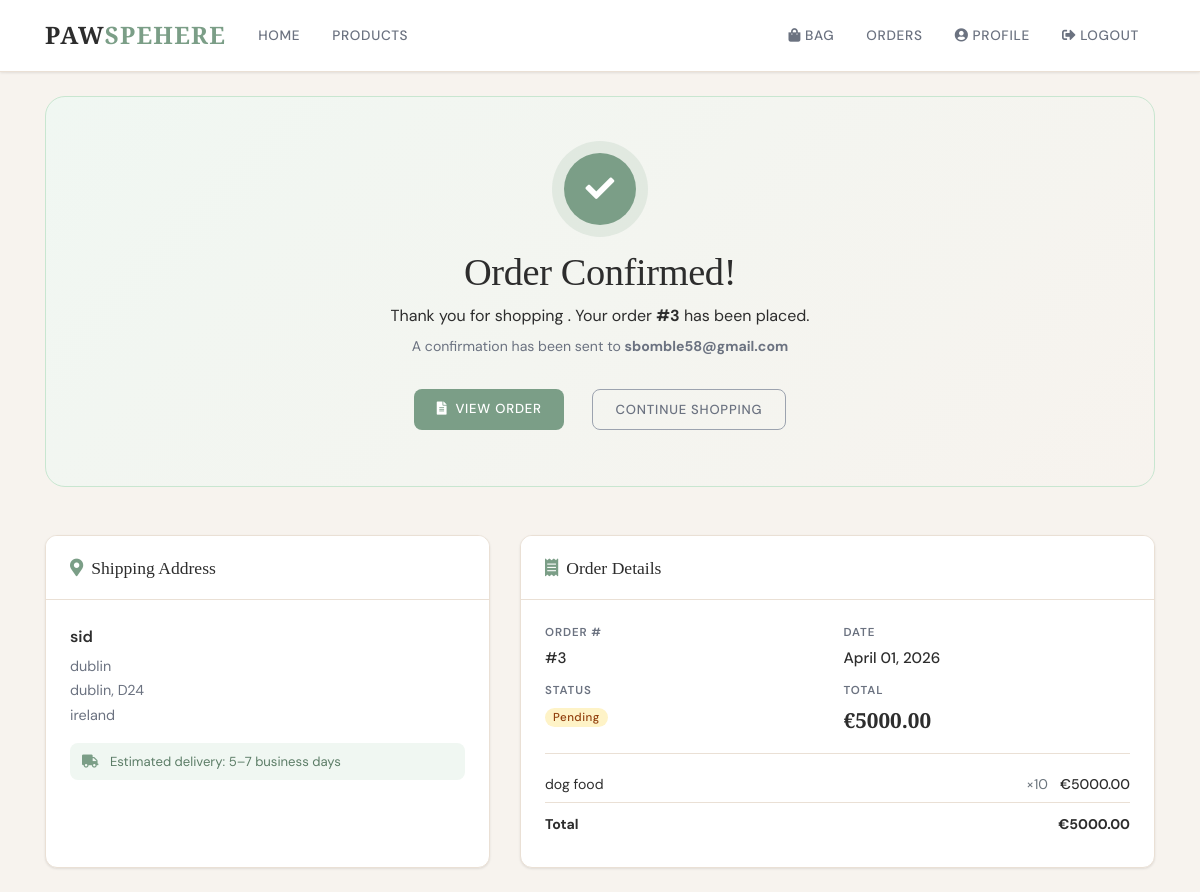
The page /cart/order/confirmation/3/ (signed in) on the database its author committed.
### cart/models.py (models this page shows, shortened)
class Order(models.Model):
    STATUS_CHOICES = (
        ('pending', 'Pending'),
        ('processing', 'Processing'),
        ('shipped', 'Shipped'),
        ('delivered', 'Delivered'),
        ('cancelled', 'Cancelled'),
    )
    user = models.ForeignKey(User, on_delete=models.CASCADE)
    full_name = models.CharField(max_length=100)
    email = models.EmailField()
    address = models.CharField(max_length=250)
    city = models.CharField(max_length=100)
    postal_code = models.CharField(max_length=20)
    country = models.CharField(max_length=100)
    created = models.DateTimeField(auto_now_add=True)
    updated = models.DateTimeField(auto_now=True)
    status = models.CharField(max_length=20, choices=STATUS_CHOICES, default='pending')
    total_price = models.DecimalField(max_digits=10, decimal_places=2)
    class Meta:
        ordering = ['-created']

class OrderItem(models.Model):
    order = models.ForeignKey(Order, related_name='items', on_delete=models.CASCADE)
    product = models.ForeignKey(Product, on_delete=models.CASCADE)
    price = models.DecimalField(max_digits=10, decimal_places=2)
    quantity = models.PositiveIntegerField(default=1)
    def get_total_price(self):
        return self.price * self.quantity

### products/models.py (models this page shows, shortened)
class Product(models.Model):
    name = models.CharField(max_length=200)
    description = models.TextField()
    price = models.DecimalField(max_digits=10, decimal_places=2)
    category = models.ForeignKey(
        Category,
        on_delete=models.CASCADE,
        related_name="products",
    )
    materials = models.CharField(max_length=255)
    image = models.ImageField(
        upload_to="product_images",
        default="default_product.jpg",
    )
    seller = models.ForeignKey(User, on_delete=models.CASCADE)
    date_posted = models.DateTimeField(auto_now_add=True)
    in_stock = models.BooleanField(default=True)

### cart/views.py (the view)
# urls.py: path('order/confirmation/<int:order_id>/', views.order_confirmation, name='order-confirmation'),
@login_required
def order_confirmation(request, order_id):
    order = get_object_or_404(Order, id=order_id, user=request.user)
    context = {
        'order': order,
        'title': 'Order Confirmation'
    }
    return render(request, 'cart/order_confirmation.html', context)

### cart/context_processors.py (called while the page is built)
def cart_counter(request):
    if request.user.is_authenticated:
        cart_count = CartItem.objects.filter(user=request.user).count()
        return {'cart_count': cart_count}
    return {'cart_count': 0}

### templates/cart/order_confirmation.html (shortened to what this page needs)
{% extends "base.html" %}
{% block content %}
<div class="confirmation-hero">
    <div class="confirmation-icon-wrap">
        <div class="confirmation-icon"><i class="fas fa-check"></i></div>
    </div>
    <h1 class="confirmation-title">Order Confirmed!</h1>
    <p class="confirmation-sub">Thank you for shopping . Your order <strong>#{{ order.id }}</strong> has been placed.</p>
    <p class="confirmation-email">A confirmation has been sent to <strong>{{ order.email }}</strong></p>
    <div class="confirmation-actions">
        <a href="{% url 'order-detail' order.id %}" class="btn btn-primary mr-3">
            <i class="fas fa-file-alt mr-2"></i>View Order
        </a>
        <a href="{% url 'products' %}" class="btn btn-outline-secondary">
            Continue Shopping
        </a>
    </div>
</div>
<div class="row mt-5">
    <div class="col-md-5 mb-4">
        <div class="card h-100">
            <div class="card-header">
                <i class="fas fa-map-marker-alt mr-2" style="color:var(--sage);"></i>Shipping Address
            </div>
            <div class="card-body">
                <p class="confirm-name">{{ order.full_name }}</p>
                <p class="confirm-address">
                    {{ order.address }}<br>
                    {{ order.city }}, {{ order.postal_code }}<br>
                    {{ order.country }}
                </p>
                <div class="delivery-estimate">
                    <i class="fas fa-truck mr-2" style="color:var(--sage);"></i>
                    Estimated delivery: 5–7 business days
                </div>
            </div>
        </div>
    </div>
    <div class="col-md-7 mb-4">
        <div class="card h-100">
            <div class="card-header">
                <i class="fas fa-receipt mr-2" style="color:var(--sage);"></i>Order Details
            </div>
            <div class="card-body">
                <div class="order-info-grid">
                    <div class="order-info-item">
                        <span class="info-label">Order #</span>
                        <span class="info-value">#{{ order.id }}</span>
                    </div>
                    <div class="order-info-item">
                        <span class="info-label">Date</span>
                        <span class="info-value">{{ order.created|date:"F d, Y" }}</span>
                    </div>
                    <div class="order-info-item">
                        <span class="info-label">Status</span>
                        <span class="info-value"><span class="badge badge-warning">{{ order.get_status_display }}</span></span>
                    </div>
                    <div class="order-info-item">
                        <span class="info-label">Total</span>
                        <span class="info-value total-val">€{{ order.total_price }}</span>
                    </div>
                </div>
                <div class="confirm-items mt-3">
                    {% for item in order.items.all %}
                    <div class="confirm-item">
                        <span class="confirm-item-name">{{ item.product.name }}</span>
                        <span class="confirm-item-qty text-muted">×{{ item.quantity }}</span>
                        <span class="confirm-item-price">€{{ item.get_total_price }}</span>
                    </div>
                    {% endfor %}
                    <div class="confirm-item confirm-total-row">
                        <span><strong>Total</strong></span>
                        <span><strong>€{{ order.total_price }}</strong></span>
                    </div>
                </div>
            </div>
        </div>
    </div>
</div>
{% endblock content %}

### templates/base.html (style rules this page uses)
:root { --cream: #F7F3EE; --white: #FFFFFF; --sage: #7B9E87; --sage-light: #A8C4B0; --sage-dark: #5C7D67; --terracotta: #C17F5A; --terracotta-light: #D4956E; --sand: #E8D5BA; --sand-light: #F2E8D9; --charcoal: #2D2D2D; --gray-600: #6B7280; --gray-400: #9CA3AF; --gray-200: #E5E7EB; --border: #EAE0D5; --shadow-sm: 0 1px 3px rgba(0,0,0,0.06), 0 1px 2px rgba(0,0,0,0.04); --shadow-md: 0 4px 12px rgba(0,0,0,0.08); --shadow-lg: 0 10px 30px rgba(0,0,0,0.10); --radius: 12px; --radius-sm: 8px; }
* { box-sizing: border-box; margin: 0; padding: 0; }
html { scroll-behavior: smooth; }
body { background-color: var(--cream); font-family: 'DM Sans', sans-serif; color: var(--charcoal); line-height: 1.6; min-height: 100vh; display: flex; flex-direction: column; padding-top: 72px; }
h1, h2, h3, h4, h5, h6 { font-family: 'Cormorant Garamond', serif; font-weight: 500; letter-spacing: -0.01em; }
h1 { font-size: 2.4rem; }
.btn { font-family: 'DM Sans', sans-serif; font-size: 0.82rem; font-weight: 500; letter-spacing: 0.06em; text-transform: uppercase; border-radius: var(--radius-sm); padding: 0.6rem 1.4rem; transition: all 0.25s ease; border: none; }
.btn-primary { background-color: var(--sage); color: white; }
.btn-outline-secondary { background: transparent; border: 1.5px solid var(--gray-400); color: var(--gray-600); }
.card { background: var(--white); border: 1px solid var(--border); border-radius: var(--radius); box-shadow: var(--shadow-sm); transition: box-shadow 0.25s ease, transform 0.25s ease; overflow: hidden; }
.card-header { background-color: var(--white); border-bottom: 1px solid var(--border); padding: 1.1rem 1.5rem; font-family: 'Cormorant Garamond', serif; font-size: 1.1rem; font-weight: 500; }
.card-body { padding: 1.5rem; }
.badge { font-family: 'DM Sans', sans-serif; font-size: 0.72rem; font-weight: 500; letter-spacing: 0.04em; padding: 0.3em 0.7em; border-radius: 20px; }
.badge-warning { background-color: #FEF3C7; color: #92400E; }

### templates/cart/order_confirmation.html (style rules this page uses)
.confirmation-hero { text-align: center; padding: 3.5rem 2rem; background: linear-gradient(135deg, #F0F7F2 0%, #F7F3EE 100%); border-radius: 20px; border: 1px solid #C8E6D0; margin-bottom: 2rem; }
.confirmation-icon-wrap { margin-bottom: 1.5rem; }
.confirmation-icon { width: 72px; height: 72px; background: var(--sage); color: white; border-radius: 50%; font-size: 1.8rem; display: inline-flex; align-items: center; justify-content: center; box-shadow: 0 0 0 12px rgba(123,158,135,0.15); }
.confirmation-title { font-family:'Cormorant Garamond',serif; font-size:2.4rem; margin-bottom:0.5rem; }
.confirmation-sub { font-size:1rem; color:var(--charcoal); margin-bottom:6px; }
.confirmation-email { font-size:0.88rem; color:var(--gray-600); margin-bottom:2rem; }
.confirmation-actions { display:flex; justify-content:center; gap:12px; flex-wrap:wrap; }
.confirm-name { font-weight:600; font-size:1rem; margin-bottom:4px; }
.confirm-address { font-size:0.9rem; color:var(--gray-600); line-height:1.7; margin-bottom:1rem; }
.delivery-estimate { font-size:0.82rem; color:var(--sage-dark); background:#F0F7F2; padding:8px 12px; border-radius:8px; }
.order-info-grid { display:grid; grid-template-columns:1fr 1fr; gap:12px; }
.order-info-item { display:flex; flex-direction:column; gap:3px; }
.info-label { font-size:0.72rem; text-transform:uppercase; letter-spacing:0.08em; color:var(--gray-600); font-weight:600; }
.info-value { font-size:0.95rem; color:var(--charcoal); font-weight:500; }
.total-val { font-family:'Cormorant Garamond',serif; font-size:1.3rem; font-weight:600; }
.confirm-items { border-top:1px solid var(--border); padding-top:12px; }
.confirm-item { display:grid; grid-template-columns:1fr auto auto; gap:12px; align-items:center; padding:7px 0; border-bottom:1px solid var(--border); font-size:0.88rem; }
.confirm-total-row { border-bottom:none; padding-top:10px; }
.confirm-item-price { text-align:right; font-weight:500; }

### rows shown on the page
Order: id "3", email "sbomble58@gmail.com", full_name "sid", address "dublin", city "dublin", postal_code "D24", country "ireland", created "April 01, 2026", status "Pending", total_price "5000.00"
OrderItem: product.name "dog food", quantity "10", get_total_price "5000.00"
